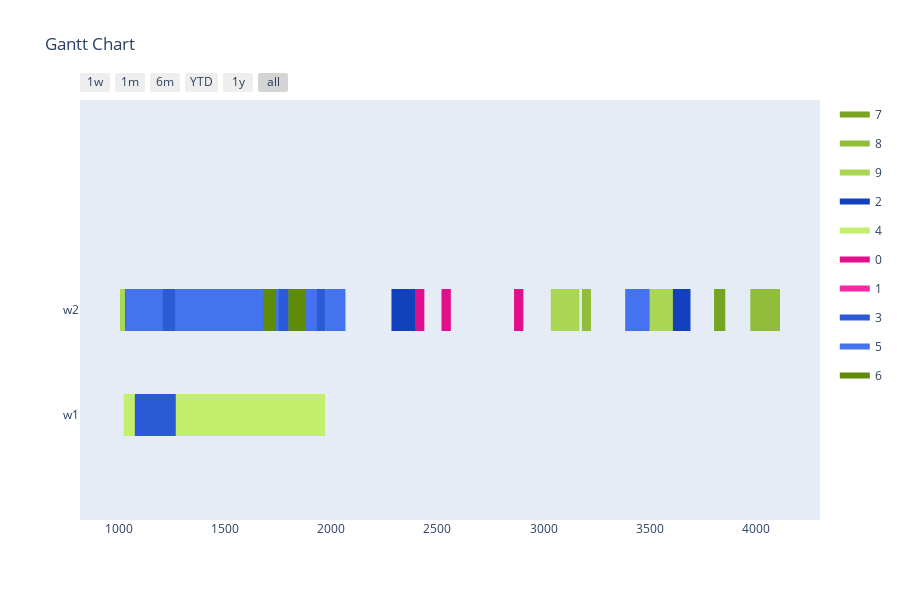

Notebook source saved alongside this figure:
### Markdown cell above
Config 3 - Only valid mutations for time slots

### Code cell
optimizer = BaseGA(env)
optimizer.configure('tardiness', 'twopointcrossover', 'roulettewheel', 'onlyfeasibletimeslot')
last_time_slot = 0
for order in orders:
    if order[1] > last_time_slot:
        last_time_slot = order[1]
# all parameters after offspring_amount are optional (in this case -> verbose=True)
result, best_fitness_history, average_fitness_history, best_generation_history, feasible_gen = optimizer.optimize(orders, max_generations, earliest_time_slot, last_time_slot, population_size, offspring_amount, verbose=True)
workstation_assignments = reformat_result(result, orders, workstations, recipes, tasks)
visualize(workstation_assignments, best_fitness_history, average_fitness_history, best_generation_history, feasible_gen)

### Figure 1 — Plotly figure (JSON) as saved in the notebook; plotly's stock layout.template omitted (floating-point values rounded to 4 significant figures)
{"data": [{"fill": "toself", "fillcolor": "rgb(119, 165, 34)", "hoverinfo": "name", "legendgroup": "rgb(119, 165, 34)", "mode": "none", "name": "7", "type": "scatter", "x": [3804, 3857, 3857, 3804, 3804, 997, 1041, 1041, 997, 997, 1892, 1945, 1945, 1892, 1892, 3091, 3144, 3144, 3091], "y": [0.8, 0.8, 1.2, 1.2, null, 0.8, 0.8, 1.2, 1.2, null, 0.8, 0.8, 1.2, 1.2, null, 0.8, 0.8, 1.2, 1.2]}, {"fill": "toself", "fillcolor": "rgb(144, 190, 59)", "hoverinfo": "name", "legendgroup": "rgb(144, 190, 59)", "mode": "none", "name": "8", "type": "scatter", "x": [3181, 3224, 3224, 3181, 3181, 828, 889, 889, 828, 828, 827, 962, 962, 827, 827, 931, 974, 974, 931, 931, 913, 971, 971, 913, 913, 3975, 4115, 4115, 3975, 3975, 1802, 1860, 1860, 1802], "y": [0.8, 0.8, 1.2, 1.2, null, 0.8, 0.8, 1.2, 1.2, null, 0.8, 0.8, 1.2, 1.2, null, 0.8, 0.8, 1.2, 1.2, null, 0.8, 0.8, 1.2, 1.2, null, 0.8, 0.8, 1.2, 1.2, null, 0.8, 0.8, 1.2, 1.2]}, {"fill": "toself", "fillcolor": "rgb(169, 215, 84)", "hoverinfo": "name", "legendgroup": "rgb(169, 215, 84)", "mode": "none", "name": "9", "type": "scatter", "x": [863, 1003, 1003, 863, 863, 3494, 3629, 3629, 3494, 3494, 1847, 1972, 1972, 1847, 1847, 1541, 1584, 1584, 1541, 1541, 3391, 3449, 3449, 3391, 3391, 3034, 3169, 3169, 3034, 3034, 992, 1107, 1107, 992], "y": [0.8, 0.8, 1.2, 1.2, null, 0.8, 0.8, 1.2, 1.2, null, 0.8, 0.8, 1.2, 1.2, null, 0.8, 0.8, 1.2, 1.2, null, 0.8, 0.8, 1.2, 1.2, null, 0.8, 0.8, 1.2, 1.2, null, 0.8, 0.8, 1.2, 1.2]}, {"fill": "toself", "fillcolor": "rgb(19, 65, 190)", "hoverinfo": "name", "legendgroup": "rgb(19, 65, 190)", "mode": "none", "name": "2", "type": "scatter", "x": [296, 379, 379, 296, 296, 2283, 2366, 2366, 2283, 2283, 2307, 2402, 2402, 2307, 2307, 3610, 3693, 3693, 3610, 3610, 389, 476, 476, 389, 389, 1771, 1814, 1814, 1771], "y": [0.8, 0.8, 1.2, 1.2, null, 0.8, 0.8, 1.2, 1.2, null, 0.8, 0.8, 1.2, 1.2, null, 0.8, 0.8, 1.2, 1.2, null, -0.2, -0.2, 0.2, 0.2, null, -0.2, -0.2, 0.2, 0.2]}, {"fill": "toself", "fillcolor": "rgb(194, 240, 109)", "hoverinfo": "name", "legendgroup": "rgb(194, 240, 109)", "mode": "none", "name": "4", "type": "scatter", "x": [700, 775, 775, 700, 700, 338, 373, 373, 338, 338, 984, 1059, 1059, 984, 984, 828, 871, 871, 828, 828, 945, 1020, 1020, 945, 945, 468, 503, 503, 468], "y": [-0.2, -0.2, 0.2, 0.2, null, -0.2, -0.2, 0.2, 0.2, null, -0.2, -0.2, 0.2, 0.2, null, -0.2, -0.2, 0.2, 0.2, null, -0.2, -0.2, 0.2, 0.2, null, -0.2, -0.2, 0.2, 0.2]}, {"fill": "toself", "fillcolor": "rgb(225, 15, 140)", "hoverinfo": "name", "legendgroup": "rgb(225, 15, 140)", "mode": "none", "name": "0", "type": "scatter", "x": [2861, 2905, 2905, 2861, 2861, 2519, 2563, 2563, 2519, 2519, 2394, 2438, 2438, 2394, 2394, 1802, 1846, 1846, 1802], "y": [0.8, 0.8, 1.2, 1.2, null, 0.8, 0.8, 1.2, 1.2, null, 0.8, 0.8, 1.2, 1.2, null, 0.8, 0.8, 1.2, 1.2]}, {"fill": "toself", "fillcolor": "rgb(250, 40, 165)", "hoverinfo": "name", "legendgroup": "rgb(250, 40, 165)", "mode": "none", "name": "1", "type": "scatter", "x": [688, 732, 732, 688, 688, 320, 383, 383, 320, 320, 794, 847, 847, 794, 794, 685, 748, 748, 685], "y": [0.8, 0.8, 1.2, 1.2, null, 0.8, 0.8, 1.2, 1.2, null, 0.8, 0.8, 1.2, 1.2, null, 0.8, 0.8, 1.2, 1.2]}, {"fill": "toself", "fillcolor": "rgb(44, 90, 215)", "hoverinfo": "name", "legendgroup": "rgb(44, 90, 215)", "mode": "none", "name": "3", "type": "scatter", "x": [886, 969, 969, 886, 886, 944, 1027, 1027, 944, 944, 1223, 1266, 1266, 1223, 1223, 565, 652, 652, 565, 565, 1153, 1228, 1228, 1153, 1153, 1073, 1160, 1160, 1073], "y": [0.8, 0.8, 1.2, 1.2, null, 0.8, 0.8, 1.2, 1.2, null, -0.2, -0.2, 0.2, 0.2, null, -0.2, -0.2, 0.2, 0.2, null, -0.2, -0.2, 0.2, 0.2, null, -0.2, -0.2, 0.2, 0.2]}, {"fill": "toself", "fillcolor": "rgb(69, 115, 240)", "hoverinfo": "name", "legendgroup": "rgb(69, 115, 240)", "mode": "none", "name": "5", "type": "scatter", "x": [568, 703, 703, 568, 568, 1752, 1795, 1795, 1752, 1752, 703, 764, 764, 703, 703, 1931, 2066, 2066, 1931, 1931, 1205, 1263, 1263, 1205, 1205, 3385, 3500, 3500, 3385, 3385, 905, 1030, 1030, 905], "y": [0.8, 0.8, 1.2, 1.2, null, 0.8, 0.8, 1.2, 1.2, null, 0.8, 0.8, 1.2, 1.2, null, 0.8, 0.8, 1.2, 1.2, null, 0.8, 0.8, 1.2, 1.2, null, 0.8, 0.8, 1.2, 1.2, null, 0.8, 0.8, 1.2, 1.2]}, {"fill": "toself", "fillcolor": "rgb(94, 140, 9)", "hoverinfo": "name", "legendgroup": "rgb(94, 140, 9)", "mode": "none", "name": "6", "type": "scatter", "x": [1678, 1739, 1739, 1678, 1678, 728, 786, 786, 728, 728, 1797, 1858, 1858, 1797, 1797, 577, 620, 620, 577, 577, 795, 935, 935, 795, 795, 580, 623, 623, 580, 580, 1819, 1877, 1877, 1819], "y": [0.8, 0.8, 1.2, 1.2, null, 0.8, 0.8, 1.2, 1.2, null, 0.8, 0.8, 1.2, 1.2, null, 0.8, 0.8, 1.2, 1.2, null, 0.8, 0.8, 1.2, 1.2, null, 0.8, 0.8, 1.2, 1.2, null, 0.8, 0.8, 1.2, 1.2]}, {"legendgroup": "rgb(119, 165, 34)", "marker": {"color": "rgb(119, 165, 34)", "opacity": 0, "size": 1}, "mode": "markers", "name": "", "showlegend": false, "text": [null, null, null, null, null, null, null, null], "type": "scatter", "x": [3804, 3857, 997, 1041, 1892, 1945, 3091, 3144], "y": [1, 1, 1, 1, 1, 1, 1, 1]}, {"legendgroup": "rgb(144, 190, 59)", "marker": {"color": "rgb(144, 190, 59)", "opacity": 0, "size": 1}, "mode": "markers", "name": "", "showlegend": false, "text": [null, null, null, null, null, null, null, null, null, null, null, null, null, null], "type": "scatter", "x": [3181, 3224, 828, 889, 827, 962, 931, 974, 913, 971, 3975, 4115, 1802, 1860], "y": [1, 1, 1, 1, 1, 1, 1, 1, 1, 1, 1, 1, 1, 1]}, {"legendgroup": "rgb(169, 215, 84)", "marker": {"color": "rgb(169, 215, 84)", "opacity": 0, "size": 1}, "mode": "markers", "name": "", "showlegend": false, "text": [null, null, null, null, null, null, null, null, null, null, null, null, null, null], "type": "scatter", "x": [863, 1003, 3494, 3629, 1847, 1972, 1541, 1584, 3391, 3449, 3034, 3169, 992, 1107], "y": [1, 1, 1, 1, 1, 1, 1, 1, 1, 1, 1, 1, 1, 1]}, {"legendgroup": "rgb(19, 65, 190)", "marker": {"color": "rgb(19, 65, 190)", "opacity": 0, "size": 1}, "mode": "markers", "name": "", "showlegend": false, "text": [null, null, null, null, null, null, null, null, null, null, null, null], "type": "scatter", "x": [296, 379, 2283, 2366, 2307, 2402, 3610, 3693, 389, 476, 1771, 1814], "y": [1, 1, 1, 1, 1, 1, 1, 1, 0, 0, 0, 0]}, {"legendgroup": "rgb(194, 240, 109)", "marker": {"color": "rgb(194, 240, 109)", "opacity": 0, "size": 1}, "mode": "markers", "name": "", "showlegend": false, "text": [null, null, null, null, null, null, null, null, null, null, null, null], "type": "scatter", "x": [700, 775, 338, 373, 984, 1059, 828, 871, 945, 1020, 468, 503], "y": [0, 0, 0, 0, 0, 0, 0, 0, 0, 0, 0, 0]}, {"legendgroup": "rgb(225, 15, 140)", "marker": {"color": "rgb(225, 15, 140)", "opacity": 0, "size": 1}, "mode": "markers", "name": "", "showlegend": false, "text": [null, null, null, null, null, null, null, null], "type": "scatter", "x": [2861, 2905, 2519, 2563, 2394, 2438, 1802, 1846], "y": [1, 1, 1, 1, 1, 1, 1, 1]}, {"legendgroup": "rgb(250, 40, 165)", "marker": {"color": "rgb(250, 40, 165)", "opacity": 0, "size": 1}, "mode": "markers", "name": "", "showlegend": false, "text": [null, null, null, null, null, null, null, null], "type": "scatter", "x": [688, 732, 320, 383, 794, 847, 685, 748], "y": [1, 1, 1, 1, 1, 1, 1, 1]}, {"legendgroup": "rgb(44, 90, 215)", "marker": {"color": "rgb(44, 90, 215)", "opacity": 0, "size": 1}, "mode": "markers", "name": "", "showlegend": false, "text": [null, null, null, null, null, null, null, null, null, null, null, null], "type": "scatter", "x": [886, 969, 944, 1027, 1223, 1266, 565, 652, 1153, 1228, 1073, 1160], "y": [1, 1, 1, 1, 0, 0, 0, 0, 0, 0, 0, 0]}, {"legendgroup": "rgb(69, 115, 240)", "marker": {"color": "rgb(69, 115, 240)", "opacity": 0, "size": 1}, "mode": "markers", "name": "", "showlegend": false, "text": [null, null, null, null, null, null, null, null, null, null, null, null, null, null], "type": "scatter", "x": [568, 703, 1752, 1795, 703, 764, 1931, 2066, 1205, 1263, 3385, 3500, 905, 1030], "y": [1, 1, 1, 1, 1, 1, 1, 1, 1, 1, 1, 1, 1, 1]}, {"legendgroup": "rgb(94, 140, 9)", "marker": {"color": "rgb(94, 140, 9)", "opacity": 0, "size": 1}, "mode": "markers", "name": "", "showlegend": false, "text": [null, null, null, null, null, null, null, null, null, null, null, null, null, null], "type": "scatter", "x": [1678, 1739, 728, 786, 1797, 1858, 577, 620, 795, 935, 580, 623, 1819, 1877], "y": [1, 1, 1, 1, 1, 1, 1, 1, 1, 1, 1, 1, 1, 1]}], "layout": {"height": 600, "hovermode": "closest", "showlegend": true, "title": {"text": "Gantt Chart"}, "xaxis": {"rangeselector": {"buttons": [{"count": 7, "label": "1w", "step": "day", "stepmode": "backward"}, {"count": 1, "label": "1m", "step": "month", "stepmode": "backward"}, {"count": 6, "label": "6m", "step": "month", "stepmode": "backward"}, {"count": 1, "label": "YTD", "step": "year", "stepmode": "todate"}, {"count": 1, "label": "1y", "step": "year", "stepmode": "backward"}, {"step": "all"}]}, "showgrid": false, "type": "date", "zeroline": false}, "yaxis": {"autorange": false, "range": [-1, 3], "showgrid": false, "ticktext": ["w1", "w2"], "tickvals": [0, 1], "zeroline": false}}}
